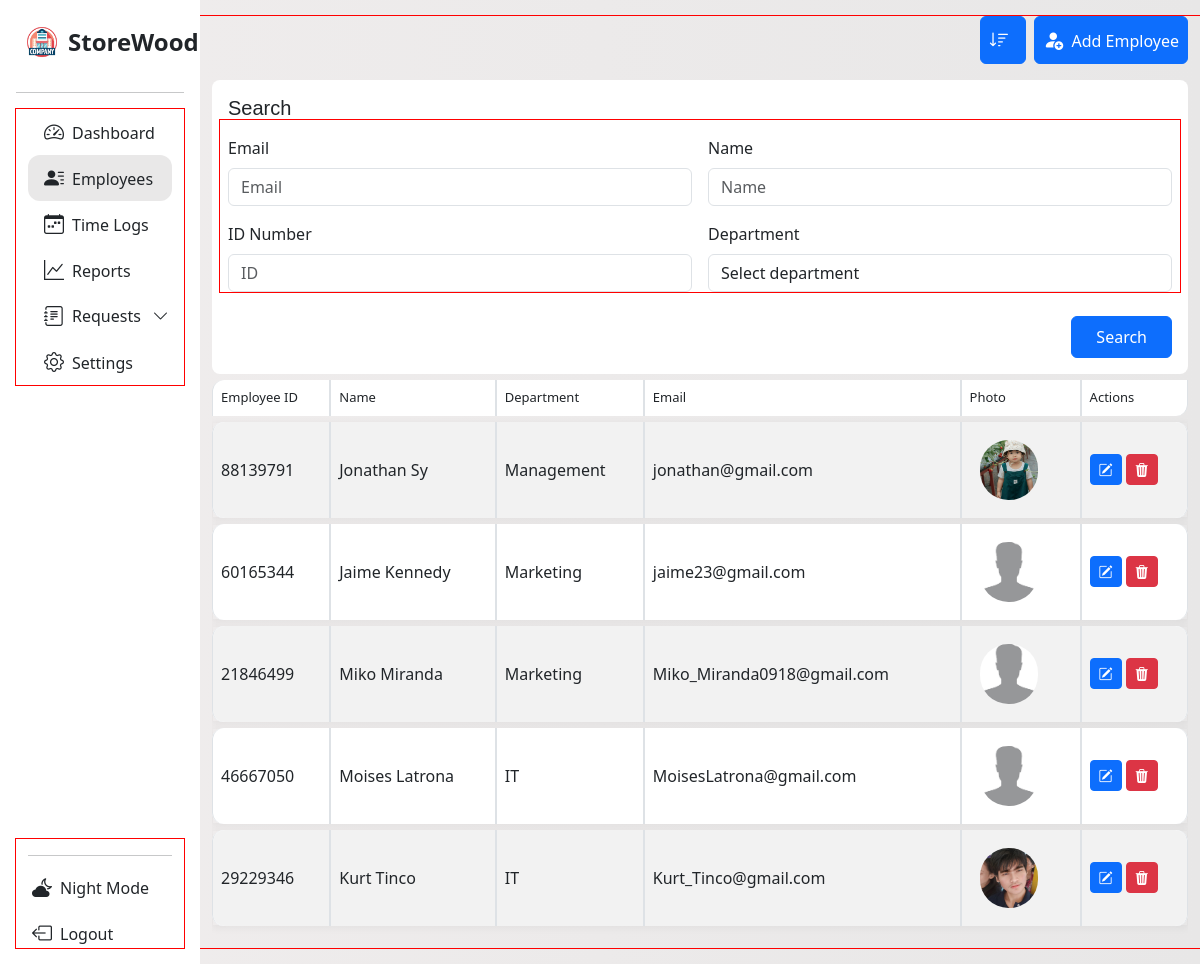
The page /employee_management on the database its author committed.
### tables this page shows
CREATE TABLE employee 
                            (id INTEGER PRIMARY KEY AUTOINCREMENT,
                            employee_id TEXT, name TEXT, department TEXT,
                            photo_path TEXT, time_in TEXT, email TEXT);

### main.py (the view)
@app.route('/employee_management')
def employees_management():
    sort_by = request.args.get('sort_by')
    valid_fields = ['name', 'department', 'email']
    query = '''SELECT employee_id, name, department, email, photo_path, id FROM employee'''
    if sort_by in valid_fields:
        query += f' ORDER BY {sort_by} COLLATE NOCASE'
    try:
        with sqlite3.connect(db.connect_employee()) as con:
            cur = con.cursor()
            cur.execute(query)
            employee = cur.fetchall()
    except sqlite3.Error as e:
        print("Fetch error:", e)
        employee = []
    return render_template('e_manage.html', employee=employee, field=sort_by, page='requests', subpage='new')

### database.py (called while the page is built)
    def connect_employee(self):
        return self.employee_database

### templates/e_manage.html (shortened to what this page needs)
<!DOCTYPE html>
<html lang="en">
<head>
  <link rel="stylesheet" href="{{ url_for('static', filename='dash.css') }}">
  <link rel="stylesheet" href="{{ url_for('static', filename='manage.css') }}">
  <link href="https://cdn.jsdelivr.net/npm/bootstrap-icons@1.11.3/font/bootstrap-icons.css" rel="stylesheet">
  <link href='https://unpkg.com/boxicons@2.1.4/css/boxicons.min.css' rel='stylesheet'>
  <link href="https://cdn.jsdelivr.net/npm/bootstrap@5.3.0/dist/css/bootstrap.min.css" rel="stylesheet">
</head>
<body>
<div class="container-fluid overflow-hidden">
  <div class="row vh-100 overflow-auto">
     <nav id="sidebarMenu" class="col-12 col-sm-4 col-md-3 col-lg-3 col-xl-2 bg-col px-0 position-sticky sticky-top">
  <div class="d-flex w-100 flex-column p-3 align-items-sm-start pt-4 h-100">
    <a href="/" class="d-flex align-items-center mb-3 text-dark text-decoration-none w-100 px-2">
      <img src="{{ url_for('static', filename='img/company.png') }}?v=2" alt="Logo" width="36" height="36" class="me-2">
      <span class="fs-4 fw-semibold">StoreWood</span>
    </a>
    <hr class="w-100">
    <ul class="nav nav-pills flex-column mb-auto w-100" id="menu">
      <div class="container con-li">
        <li class="nav-item">
          <a href="{{ url_for('management') }}" class="nav-link text-dark">
            <i class="bi bi-speedometer2 fs-5"></i><span class="ms-2">Dashboard</span>
          </a>
        </li>
        <li class="nav-item">
          <a class="nav-link text-dark {% if page == 'requests' %}active-page{% endif %}" href="{{ url_for('employees_management') }}">
            <i class="bi bi-person-lines-fill fs-5"></i><span class="ms-2">Employees</span>
          </a>
        </li>
        <li>
          <a href="{{ url_for('time_logs_page') }}" class="nav-link text-dark">
            <i class="bi bi-calendar-week fs-5"></i><span class="ms-2">Time Logs</span>
          </a>
        </li>
        <li>
          <a href="{{ url_for('reports_page') }}" class="nav-link text-dark">
            <i class="fs-5 bi bi-graph-up"></i><span class="ms-2">Reports</span>
          </a>
        </li>
      <li class="nav-item">
        <a class="nav-link d-flex justify-content-between align-items-center text-dark"
          data-bs-toggle="collapse" href="#requestsSubMenu"  role="button"
          aria-expanded="false" aria-controls="requestsSubMenu">
          <span class="d-flex align-items-center gap-2 flex-grow-1">
            <i class="fs-5 bi bi-journal-text"></i>
            <span class="text-truncate">Requests</span>
          </span>
          <i class="bi bi-chevron-down arrow-icon ms-2"></i>
        </a>
      </li>
        <li>
          <a href="#" class="nav-link text-dark">
            <i class="fs-5 bi bi-gear"></i><span class="ms-2">Settings</span>
          </a>
        </li>
      </div>
    </ul>
    <div class="container mt-auto">
      <hr class="w-100">
      <a href="{{ url_for('admin_login') }}" class="nav-link text-dark mt-3">
        <i class="bi bi-cloud-moon-fill fs-5 ms-1"></i><span class="ms-2">Night Mode</span>
      </a>
      <a href="{{ url_for('admin_login') }}" class="nav-link text-dark mt-3">
        <i class="bi bi-box-arrow-left fs-5 ms-1"></i><span class="ms-2">Logout</span>
      </a>
    </div>
  </div>
</nav>
<div class="col d-flex flex-column w-50">
<div class="row mb-3 mt-3">
  <div class="col-12 d-flex justify-content-end flex-wrap gap-2 gap-md-0">
       <div class="d-flex flex-row align-items-center gap-2 mb-3 flex-wrap">
      <div>
        <div class="dropdown">
          <button class="btn btn-primary p-2 pe-3" type="button" title="Dropdown" id="sortDropdown" data-bs-toggle="dropdown" aria-expanded="false">
            <i class="bi bi-sort-down fs-5"></i>
          </button>
        </div>
      </div>
      <div>
        <a href="{{ url_for('add_employee') }}">
          <button class="btn btn-primary p-2" type="button">
            <i class="bi bi-person-fill-add fs-5"></i> <span class="ms-1">Add Employee</span>
          </button>
        </a>
      </div>
    </div>
      <div class="col-12">
        <form action="{{ url_for('search_employee') }}" method="get" class="rounded-3 p-3" style="background-color: white;">
          <p class="search-txt h5 mb-3">Search</p>
          <div class="row g-3">
            <div class="col-md-6">
              <label for="e-email" class="form-label">Email</label>
              <input name="email" value="{{ email or '' }}" type="email" id="e-email" class="form-control" placeholder="Email">
            </div>
            <div class="col-md-6">
              <label for="e-name" class="form-label">Name</label>
              <input name="name" value="{{ name or '' }}" type="text" id="e-name" class="form-control" placeholder="Name">
            </div>
            <div class="col-md-6">
              <label for="e-id" class="form-label">ID Number</label>
              <input name="identification-number" value="{{ iden_num or '' }}" type="text" id="e-id" class="form-control" placeholder="ID">
            </div>
            <div class="col-md-6">
              <label for="e-dept" class="form-label">Department</label>
              <select id="e-dept" class="form-control" name="department">
                <option selected disabled>Select department</option>
              </select>
            </div>
          </div>
          <div class="d-flex justify-content-end mt-4">
            <button type="submit" class="btn btn-primary px-4 py-2">Search</button>
          </div>
        </form>
      </div>
  <div class="col-12">
    <div class="table-responsive">
      <table class="table table-striped table-bordered custom-table">
        <thead class="head">
          <tr>
            <th>Employee ID</th>
            <th>Name</th>
            <th>Department</th>
            <th>Email</th>
            <th>Photo</th>
            <th>Actions</th>
          </tr>
        </thead>
        <tbody>
          {% if employee %}
            {% for emp in employee %}
              <tr>
                <td>{{ emp[0] }}</td>
                <td>{{ emp[1] }}</td>
                <td>{{ emp[2] }}</td>
                <td>{{ emp[3] }}</td>
                <td>
                  {% if emp[4] %}
                    <img class="employee-photos" src="{{ url_for('static', filename=emp[4]) }}" width="100" alt="Employee Photo">
                  {% endif %}
                </td>
                <td>
                  <a href="{{ url_for('edit_employees_profile', id=emp[5]) }}" class="btn btn-primary btn-sm"><i class="bi bi-pencil-square"></i></a>
                  <a href="{{ url_for('delete_employee_profile', id=emp[5]) }}" class="btn btn-danger btn-sm"><i class="bi bi-trash3-fill"></i></a>
                </td>
              </tr>
            {% endfor %}
          {% else %}
            <tr>
              <td colspan="6" class="text-center">No employee found.</td>
            </tr>
          {% endif %}
        </tbody>
      </table>
    </div>
  </div>
</div>
    </div>
  </div>
</div>
</body>
</html>

### static/dash.css (style rules this page uses)
* { scrollbar-width: none; }
body { background: linear-gradient(to right, #f0eded, #e8e7e7); overflow: hidden; scrollbar-width: none; height: 100%; }
*, *::before, *::after { box-sizing: border-box; }
.bg-col { background-color: rgb(255, 255, 255) !important; }
.dropdown { width: 100%; z-index: 100; }
.custom-table { border-collapse: separate !important; border-spacing: 0 6px; height: 30px; border-radius: 10px; overflow-y: scroll; }
.custom-table tbody tr td, .custom-table tbody tr th { height: 70px; vertical-align: middle; }
.custom-table tbody tr { background-color: #fff; box-shadow: 0 2px 8px rgba(0, 0, 0, 0.05); }
.custom-table tbody tr td:first-child, .custom-table tbody tr th:first-child { border-top-left-radius: 12px; border-bottom-left-radius: 12px; }
.custom-table tbody tr td:last-child { border-top-right-radius: 12px; border-bottom-right-radius: 12px; }
.custom-table thead th:first-child { border-top-left-radius: 12px; }
.custom-table thead th:last-child { border-bottom-right-radius: 12px; }
thead.head th { font-size: small; font-weight: 500; }
.bg-col { background-color: white; }
.bg-col ul li { min-width: 140px; max-width: 100%; width: auto; }
#sidebarMenu { height: 100vh; overflow-y: scroll; overflow-x: hidden; position: sticky; top: 0; scrollbar-width: none; -ms-overflow-style: none; }
.nav-link.active-page { background-color: rgba(107, 104, 104, 0.15); border-radius: 12px; }
.bg-col ul#menu > .con-li > li > .nav-link:hover, .bg-col ul#menu > .con-li > li > .nav-link.active-page { background-color: rgba(107, 104, 104, 0.15) !important; border-radius: 12px; transition: 0.3s; }
main, .container, .row, .col { outline: 1px solid red; }
.search-txt { font-weight: 400; font-family: 'Gill Sans', 'Gill Sans MT', Calibri, 'Trebuchet MS', sans-serif; }
#sortDropdown i { font-size: 20px; }
.arrow-icon { transition: transform 0.3s ease; display: inline-block; position: relative; width: 1.2em; text-align: center; }
.arrow-icon::before { content: ''; display: inline-block; width: 0; }

### static/manage.css (style rules this page uses)
.employee-photos { padding: 10px; width: 4.9rem; height: 5rem; border-radius: 2.4em; object-fit: cover; }

### rows shown on the page
employee: employee "88139791", name "Jonathan Sy", department "Management", email "jonathan@gmail.com", photo_path (picture)
employee: employee "60165344", name "Jaime Kennedy", department "Marketing", email "jaime23@gmail.com", photo_path (placeholder picture)
employee: employee "21846499", name "Miko Miranda", department "Marketing", email "Miko_Miranda0918@gmail.com", photo_path (placeholder picture)
employee: employee "46667050", name "Moises Latrona", department "IT", email "MoisesLatrona@gmail.com", photo_path (placeholder picture)
employee: employee "29229346", name "Kurt Tinco", department "IT", email "Kurt_Tinco@gmail.com", photo_path (picture)
